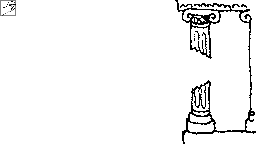

The image is a tile-based game level rendered from a .tmx file. Its description and complete source (layers, tilesets, objects, tile grids) follow:
An orthogonal 16x9 tile map with 16x16 px tiles, 3 tile layers (map, objects, foreground), 3 tilesets.

<map version="1.2" tiledversion="1.3.2" orientation="orthogonal" renderorder="right-down" compressionlevel="0" width="16" height="9" tilewidth="16" tileheight="16" infinite="0" nextlayerid="6" nextobjectid="2">
 <tileset firstgid="1" source="../Actors.tsx" />
 <tileset firstgid="257" source="../Blocks.tsx" />
 <tileset firstgid="513" source="lvl_column.tileset.tsx" />
 <layer id="1" name="map" width="16" height="9">
  <data encoding="csv">
513,513,513,513,513,513,513,513,513,513,514,515,516,517,518,519,
513,513,513,513,513,513,513,513,513,513,513,520,521,522,523,524,
513,513,513,513,513,513,513,513,513,513,513,525,526,527,513,528,
513,513,513,513,513,513,513,513,513,513,513,529,530,531,513,532,
513,513,513,513,513,513,513,513,513,513,513,513,513,513,513,533,
513,513,513,513,513,513,513,513,513,513,513,534,535,536,513,537,
513,513,513,513,513,513,513,513,513,513,513,538,539,540,513,541,
513,513,513,513,513,513,513,513,513,513,513,542,543,544,513,545,
513,513,513,513,513,513,513,513,513,513,513,546,547,548,549,550
</data>
 </layer>
 <layer id="2" name="objects" width="16" height="9">
  <data encoding="csv">
6,0,0,0,0,0,0,0,0,0,0,0,0,0,0,0,
0,0,0,0,0,0,0,0,0,0,0,0,0,0,0,0,
0,0,0,0,0,0,0,0,0,0,0,0,0,0,0,0,
0,0,0,0,0,0,0,0,0,0,0,0,0,0,0,0,
0,0,0,0,0,0,0,0,0,0,0,0,0,0,0,0,
0,0,0,0,0,0,0,0,0,0,0,0,0,0,0,0,
0,0,0,0,0,0,0,0,0,0,0,0,0,0,0,0,
0,0,0,0,0,0,0,0,0,0,0,0,0,0,0,0,
0,0,0,0,0,0,0,0,0,0,0,0,0,0,0,0
</data>
 </layer>
 <layer id="3" name="foreground" width="16" height="9">
  <data encoding="csv">
0,0,0,0,0,0,0,0,0,0,0,0,0,0,0,0,
0,0,0,0,0,0,0,0,0,0,0,0,0,0,0,0,
0,0,0,0,0,0,0,0,0,0,0,0,0,0,0,0,
0,0,0,0,0,0,0,0,0,0,0,0,0,0,0,0,
0,0,0,0,0,0,0,0,0,0,0,0,0,0,0,0,
0,0,0,0,0,0,0,0,0,0,0,0,0,0,0,0,
0,0,0,0,0,0,0,0,0,0,0,0,0,0,0,0,
0,0,0,0,0,0,0,0,0,0,0,0,0,0,0,0,
0,0,0,0,0,0,0,0,0,0,0,0,0,0,0,0
</data>
 </layer>
 <objectgroup id="5" name="events" />
</map>
